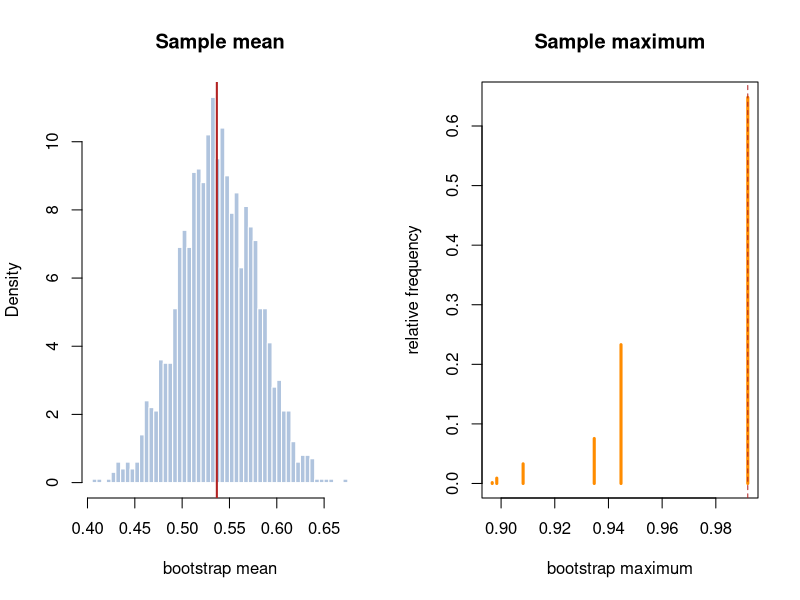

R code for this plot:
# Bootstrap distributions of the sample mean and the sample maximum for one sample of size
# n = 50 from U(0, 1).
set.seed(0)
n <- 50; B <- 2000
x <- runif(n)
means <- maxima <- numeric(B)
for (b in 1:B) {
  xb <- sample(x, n, replace = TRUE)
  means[b] <- mean(xb)
  maxima[b] <- max(xb)
}
mean(maxima == max(x))   # close to 1 - (1 - 1/n)^n, about 0.64

par(mfrow = c(1, 2))
hist(means, breaks = 40, freq = FALSE, col = "lightsteelblue", border = "white",
     main = "Sample mean", xlab = "bootstrap mean")
abline(v = mean(x), col = "firebrick", lwd = 2)
tab <- table(maxima) / B
plot(as.numeric(names(tab)), as.numeric(tab), type = "h", lwd = 3, col = "darkorange",
     xlab = "bootstrap maximum", ylab = "relative frequency", main = "Sample maximum")
abline(v = max(x), col = "firebrick", lty = 2)
